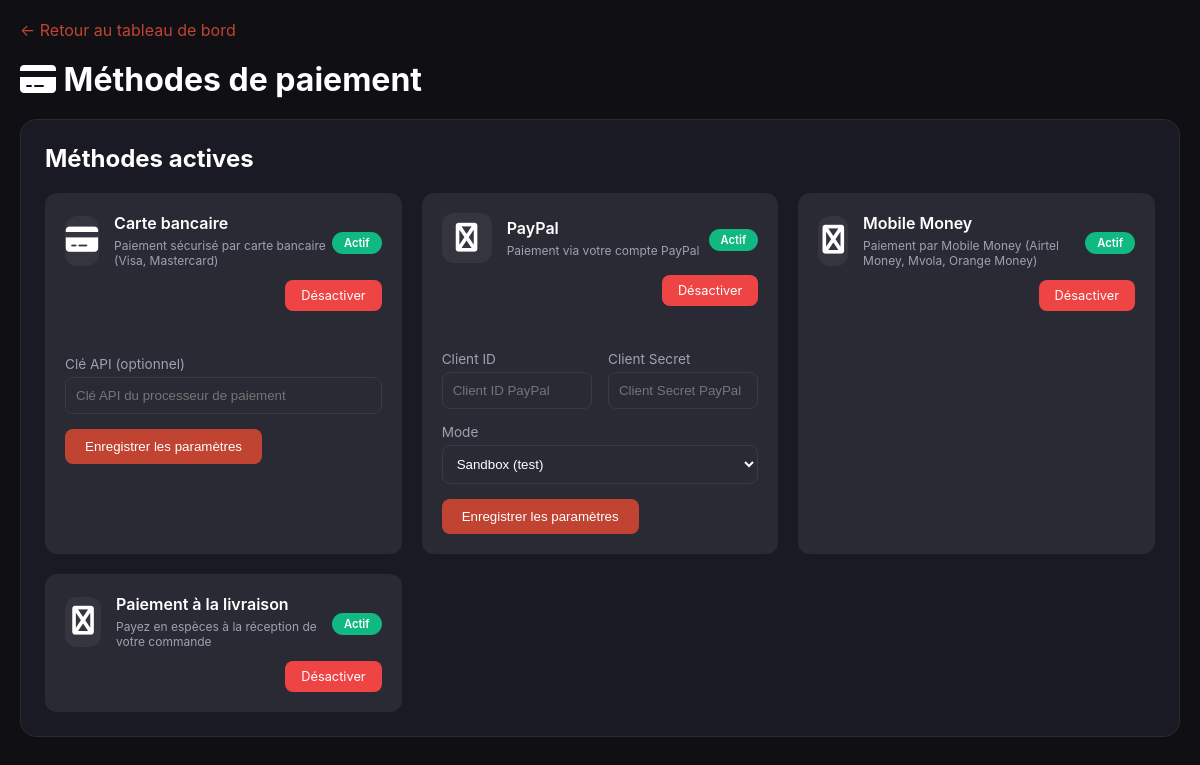
The page /admin/payment-methods.php (signed in) on the database as committed earlier.
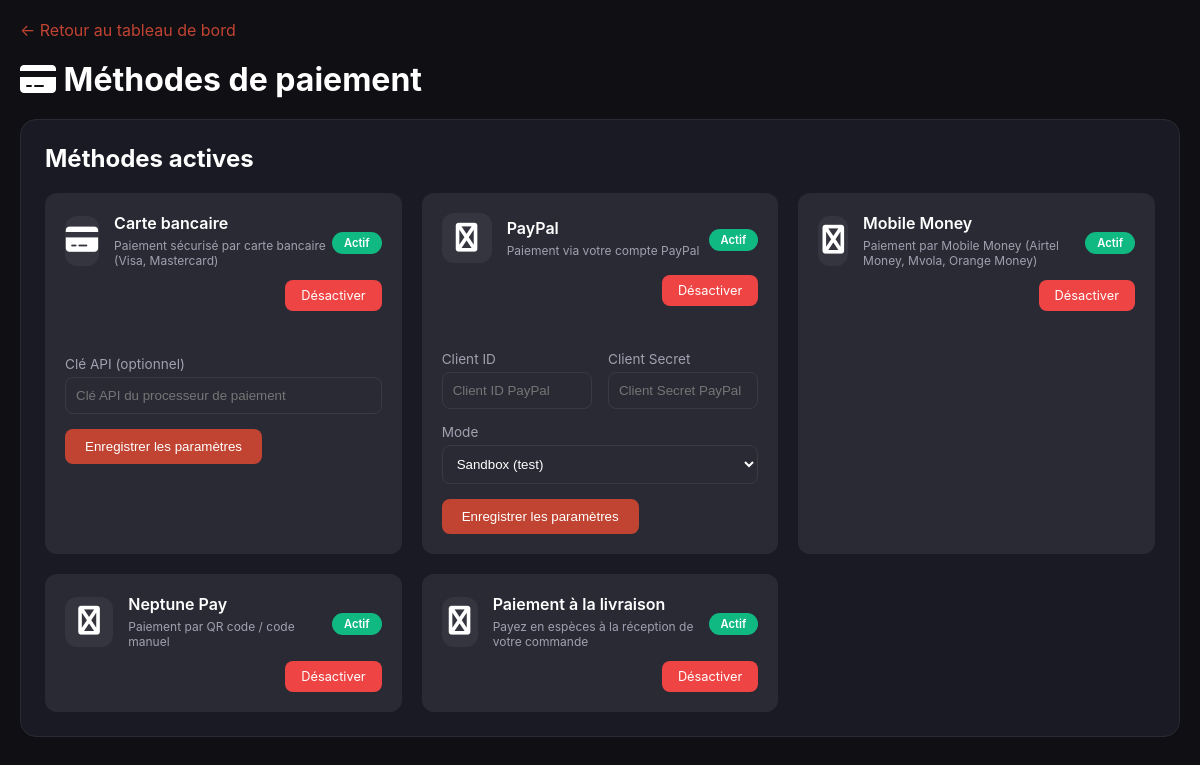
The same page on the database as committed later.
### tables this page shows
CREATE TABLE payment_methods (
    id INT AUTO_INCREMENT PRIMARY KEY,
    name VARCHAR(50) NOT NULL UNIQUE,
    display_name VARCHAR(100) NOT NULL,
    description TEXT,
    logo VARCHAR(255),
    is_active BOOLEAN DEFAULT TRUE,
    sort_order INT DEFAULT 0,
    settings JSON,
    created_at TIMESTAMP DEFAULT CURRENT_TIMESTAMP,
    updated_at TIMESTAMP DEFAULT CURRENT_TIMESTAMP ON UPDATE CURRENT_TIMESTAMP,
    INDEX idx_active (is_active)
);

### admin/payment-methods.php (the view, shortened to what this page needs)
<?php
$conn = getConnection();
$stmt = $conn->query("SELECT * FROM payment_methods ORDER BY sort_order");
$payment_methods = $stmt->fetchAll();
?>
<!DOCTYPE html>
<html lang="fr">
<head>
    <link rel="stylesheet" href="https://cdnjs.cloudflare.com/ajax/libs/font-awesome/6.4.0/css/all.min.css">
</head>
<body>
<div class="container">
    <a href="index.php" class="back-link">← Retour au tableau de bord</a>
    <h1><i class="fas fa-credit-card"></i> Méthodes de paiement</h1>
    <div class="card">
        <h2>Méthodes actives</h2>
        <div class="methods-grid">
            <?php foreach($payment_methods as $method): ?>
            <div class="method-card">
                <div class="method-header">
                    <div class="method-info">
                        <div class="method-icon">
                            <i class="fas <?php echo $method['name'] == 'credit_card' ? 'fa-credit-card' : 'fa-paypal'; ?>"></i>
                        </div>
                        <div>
                            <div class="method-name"><?php echo $method['display_name']; ?></div>
                            <div class="method-desc"><?php echo $method['description']; ?></div>
                        </div>
                    </div>
                    <div>
                        <span class="status-badge <?php echo $method['is_active'] ? 'status-active' : 'status-inactive'; ?>">
                            <?php echo $method['is_active'] ? 'Actif' : 'Inactif'; ?>
                        </span>
                    </div>
                </div>
                <div style="display: flex; gap: 8px; justify-content: flex-end;">
                    <a href="?toggle=1&id=<?php echo $method['id']; ?>" class="btn-toggle <?php echo $method['is_active'] ? 'inactive' : 'active'; ?>">
                        <?php echo $method['is_active'] ? 'Désactiver' : 'Activer'; ?>
                    </a>
                </div>
                <?php if(in_array($method['name'], ['paypal', 'credit_card'])): ?>
                <div class="settings-form">
                    <form method="POST">
                        <?php if($method['name'] === 'paypal'): ?>
                            <?php
                            $settings = json_decode($method['settings'], true) ?? [];
                            ?>
                            <div class="form-row">
                                <div class="form-group">
                                    <label>Client ID</label>
                                    <input type="text" name="paypal_client_id" value="<?php echo $settings['client_id'] ?? ''; ?>" placeholder="Client ID PayPal">
                                </div>
                                <div class="form-group">
                                    <label>Client Secret</label>
                                    <input type="text" name="paypal_client_secret" value="<?php echo $settings['client_secret'] ?? ''; ?>" placeholder="Client Secret PayPal">
                                </div>
                            </div>
                            <div class="form-group">
                                <label>Mode</label>
                                <select name="paypal_mode">
                                    <option value="sandbox" <?php echo ($settings['mode'] ?? '') == 'sandbox' ? 'selected' : ''; ?>>Sandbox (test)</option>
                                </select>
                            </div>
                        <?php elseif($method['name'] === 'credit_card'): ?>
                            <?php
                            $settings = json_decode($method['settings'], true) ?? [];
                            ?>
                            <div class="form-group">
                                <label>Clé API (optionnel)</label>
                                <input type="text" name="cc_api_key" value="<?php echo $settings['api_key'] ?? ''; ?>" placeholder="Clé API du processeur de paiement">
                            </div>
                        <?php endif; ?>
                        <button type="submit" name="update_settings" class="btn-primary">Enregistrer les paramètres</button>
                    </form>
                </div>
                <?php endif; ?>
            </div>
            <?php endforeach; ?>
        </div>
    </div>
</div>
</body>
</html>

Rows that differ between the two databases and show on the page:
added payment_methods: display_name "Neptune Pay", description "Paiement par QR code / code manuel", is_active "Actif"
